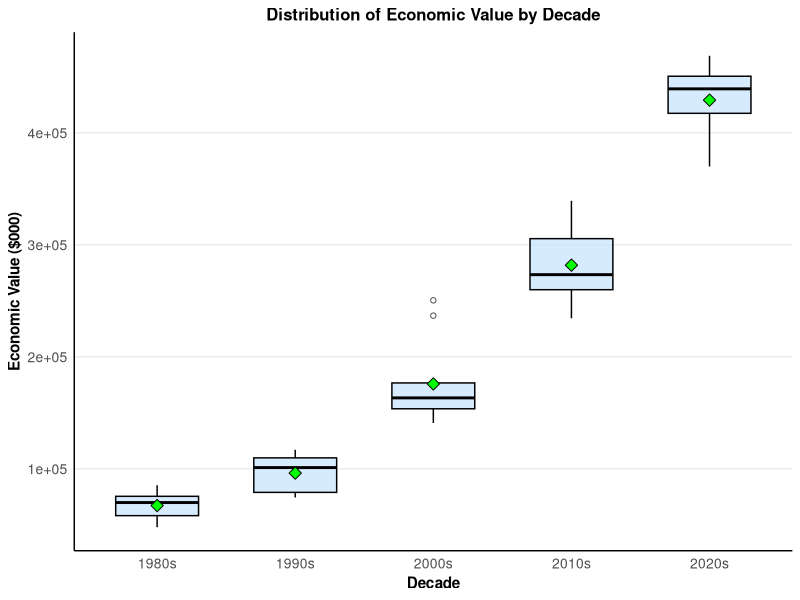

Generate this figure with R: (Note: this script raises an error after producing the figure.)
library(tidyverse)
library(ggplot2)
df<-read.csv("mushroom_2.csv")
# Create decade column
df$Decade <- factor((df$Year %/% 10) * 10)

# Create the plot
ggplot(df, aes(x = Decade, y = Value_dollars)) +
  geom_boxplot(fill = "#C6E2FF", alpha = 0.7, 
               color = "black", width = 0.6,
               outlier.shape = 1) +
  stat_summary(fun = mean, geom = "point", 
               shape = 23, size = 3, 
               fill = "green", color = "black") +
  labs(title = "Distribution of Economic Value by Decade",
       x = "Decade",
       y = "Economic Value ($000)") +
  scale_x_discrete(labels = function(x) paste0(x, "s")) +
  theme_minimal() +
  theme(
    plot.title = element_text(face = "bold", size = 12, hjust = 0.5),
    axis.title = element_text(face = "bold", size = 11),
    axis.text = element_text(size = 10),
    panel.grid.major.x = element_blank(),
    panel.grid.minor = element_blank(),
    panel.border = element_blank(),
    axis.line = element_line(color = "black")
  )
ggsave("Rplot.jpg", plot = p, width = 6, height = 4, units = "in", dpi = 300)
